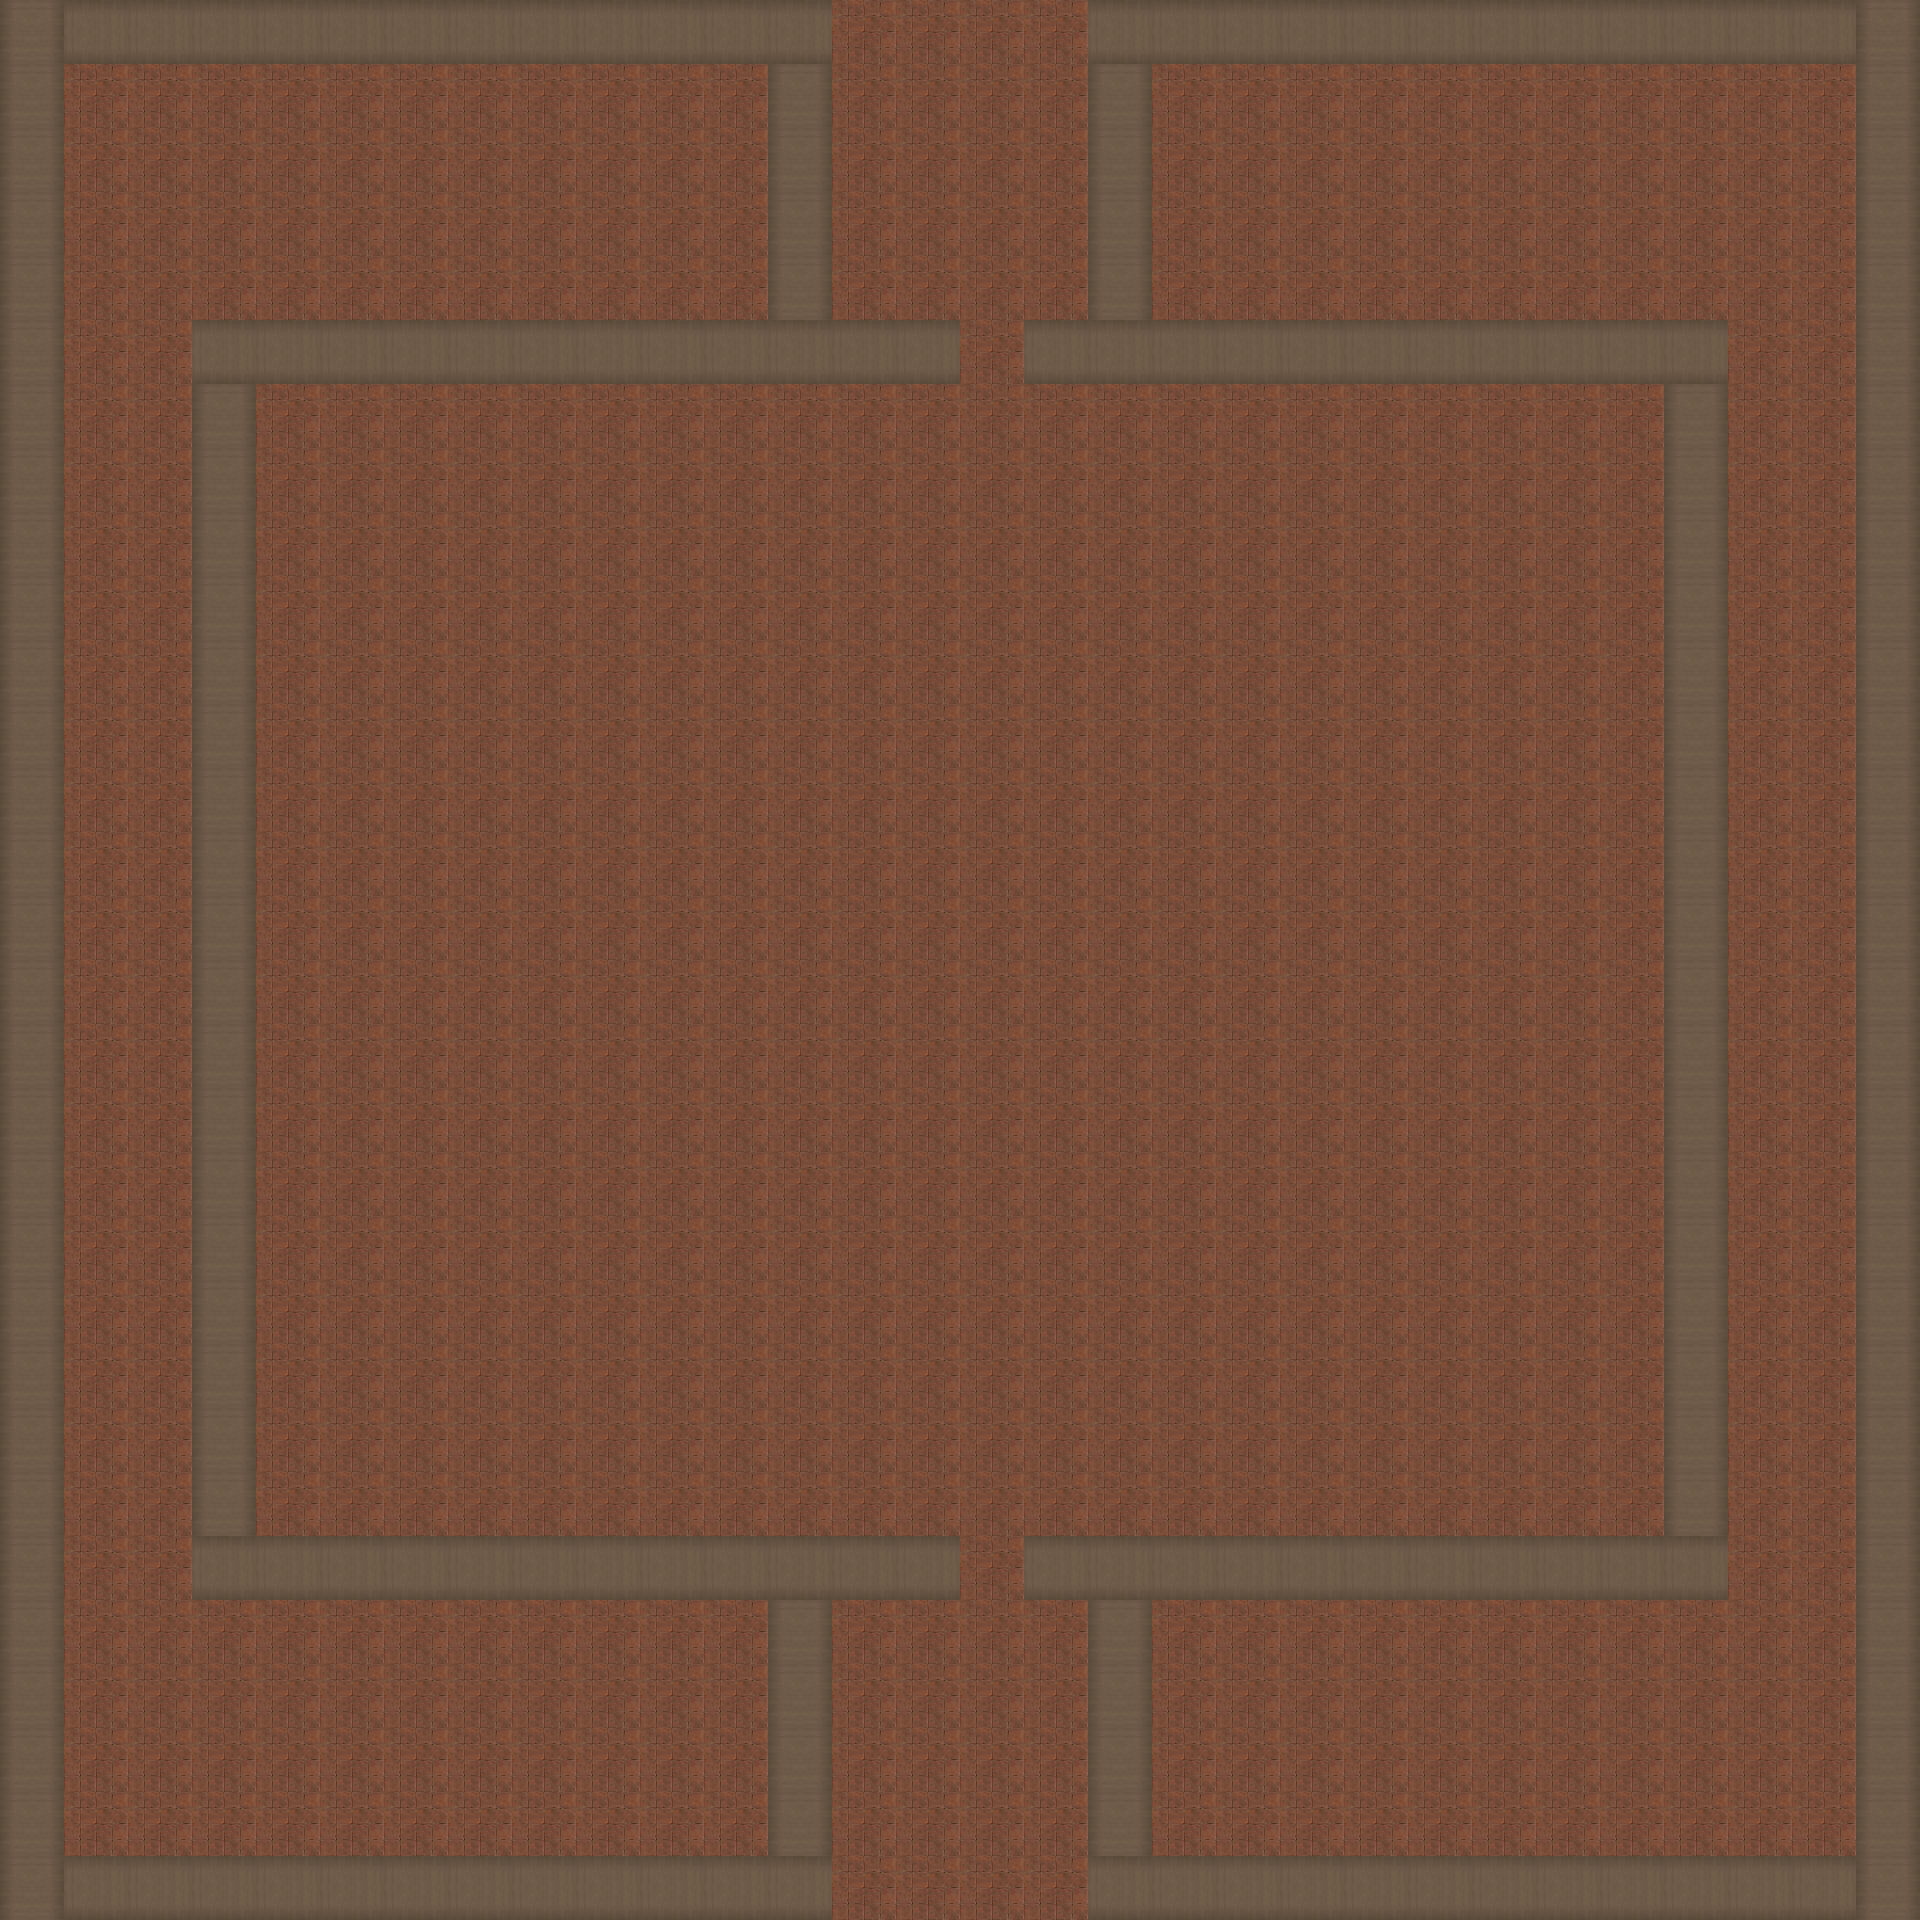

Rendered tile map (Tiled .tmx) drawn with the repository's tilesets; below, a short description and the map source with its tile grids summarised:
An orthogonal 30x30 tile map with 64x64 px tiles, 1 tile layer (Map) and 183 objects (18x Table1, 18x Table3, 17x Enemy, 16x Stair, 16x Table2, ...).

<map version="1.0" tiledversion="1.1.5" orientation="orthogonal" renderorder="right-down" width="30" height="30" tilewidth="64" tileheight="64" infinite="0" nextobjectid="225">
 <tileset firstgid="1" name="tileset" tilewidth="64" tileheight="64" tilecount="64" columns="8">
  <image source="tileset.png" width="512" height="512" />
 </tileset>
 <layer name="Map" width="30" height="30" locked="1">
  <data>[900 cells, 900 non-empty, 3 distinct tile ids]</data>
 </layer>
 <objectgroup name="MapObjects" locked="1">
  <object id="1" type="Switch" gid="52" x="1600" y="448" width="64" height="64" />
  <object id="2" type="Switch" gid="52" x="1600" y="1536" width="64" height="64" />
  <object id="3" type="Switch" gid="52" x="256" y="1536" width="64" height="64" />
  <object id="4" type="Switch" gid="52" x="256" y="448" width="64" height="64" />
  <object id="24" name="Door11" type="Switch" gid="52" x="1600" y="1152" width="64" height="64" />
  <object id="25" type="Switch" gid="52" x="1600" y="832" width="64" height="64" />
  <object id="26" type="Switch" gid="52" x="1280" y="1536" width="64" height="64" />
  <object id="27" type="Switch" gid="52" x="576" y="1536" width="64" height="64" />
  <object id="28" type="Switch" gid="52" x="256" y="1152" width="64" height="64" />
  <object id="29" type="Switch" gid="52" x="256" y="832" width="64" height="64" />
  <object id="30" type="Switch" gid="52" x="576" y="448" width="64" height="64" />
  <object id="31" type="Switch" gid="52" x="1280" y="448" width="64" height="64" />
  <object id="34" name="Door12" type="Switch" gid="52" x="1024" y="1664" width="64" height="64" />
  <object id="51" name="down" type="Stair" gid="41" x="832" y="1856" width="64" height="64" />
  <object id="52" name="down" type="Stair" gid="41" x="896" y="1856" width="64" height="64" />
  <object id="53" name="down" type="Stair" gid="41" x="960" y="1856" width="64" height="64" />
  <object id="54" name="down" type="Stair" gid="41" x="1024" y="1856" width="64" height="64" />
  <object id="55" name="down" type="Stair" gid="41" x="1024" y="1920" width="64" height="64" />
  <object id="56" name="down" type="Stair" gid="41" x="960" y="1920" width="64" height="64" />
  <object id="57" name="down" type="Stair" gid="41" x="896" y="1920" width="64" height="64" />
  <object id="58" name="down" type="Stair" gid="41" x="832" y="1920" width="64" height="64" />
  <object id="59" name="up" type="Stair" gid="41" x="832" y="64" width="64" height="64" />
  <object id="60" name="up" type="Stair" gid="41" x="896" y="64" width="64" height="64" />
  <object id="61" name="up" type="Stair" gid="41" x="960" y="64" width="64" height="64" />
  <object id="62" name="up" type="Stair" gid="41" x="1024" y="64" width="64" height="64" />
  <object id="63" name="up" type="Stair" gid="41" x="1024" y="128" width="64" height="64" />
  <object id="64" name="up" type="Stair" gid="41" x="960" y="128" width="64" height="64" />
  <object id="65" name="up" type="Stair" gid="41" x="896" y="128" width="64" height="64" />
  <object id="66" name="up" type="Stair" gid="41" x="832" y="128" width="64" height="64" />
  <object id="69" type="Table1" gid="45" x="1728" y="448" width="64" height="64" />
  <object id="70" type="Table1" gid="45" x="1728" y="512" width="64" height="64" />
  <object id="71" type="Table1" gid="45" x="1728" y="576" width="64" height="64" />
  <object id="72" type="Table1" gid="45" x="1728" y="640" width="64" height="64" />
  <object id="73" type="Table1" gid="45" x="1728" y="704" width="64" height="64" />
  <object id="74" type="Table1" gid="45" x="1728" y="768" width="64" height="64" />
  <object id="75" type="Table1" gid="45" x="1728" y="832" width="64" height="64" />
  <object id="76" type="Table1" gid="45" x="1728" y="896" width="64" height="64" />
  <object id="77" type="Table1" gid="45" x="1728" y="1024" width="64" height="64" />
  <object id="78" type="Table1" gid="45" x="1728" y="960" width="64" height="64" />
  <object id="79" type="Table1" gid="45" x="1728" y="1088" width="64" height="64" />
  <object id="80" type="Table1" gid="45" x="1728" y="1152" width="64" height="64" />
  <object id="81" type="Table1" gid="45" x="1728" y="1216" width="64" height="64" />
  <object id="82" type="Table1" gid="45" x="1728" y="1280" width="64" height="64" />
  <object id="83" type="Table1" gid="45" x="1728" y="1344" width="64" height="64" />
  <object id="84" type="Table1" gid="45" x="1728" y="1408" width="64" height="64" />
  <object id="85" type="Table1" gid="45" x="1728" y="1472" width="64" height="64" />
  <object id="86" type="Table1" gid="45" x="1728" y="1536" width="64" height="64" />
  <object id="87" type="Table3" gid="44" x="128" y="448" width="64" height="64" />
  <object id="88" type="Table3" gid="44" x="128" y="512" width="64" height="64" />
  <object id="89" type="Table3" gid="44" x="128" y="576" width="64" height="64" />
  <object id="90" type="Table3" gid="44" x="128" y="640" width="64" height="64" />
  <object id="91" type="Table3" gid="44" x="128" y="704" width="64" height="64" />
  <object id="92" type="Table3" gid="44" x="128" y="768" width="64" height="64" />
  <object id="93" type="Table3" gid="44" x="128" y="832" width="64" height="64" />
  <object id="94" type="Table3" gid="44" x="128" y="896" width="64" height="64" />
  <object id="96" type="Table3" gid="44" x="128" y="960" width="64" height="64" />
  <object id="97" type="Table3" gid="44" x="128" y="1024" width="64" height="64" />
  <object id="98" type="Table3" gid="44" x="128" y="1088" width="64" height="64" />
  <object id="99" type="Table3" gid="44" x="128" y="1152" width="64" height="64" />
  <object id="100" type="Table3" gid="44" x="128" y="1216" width="64" height="64" />
  <object id="101" type="Table3" gid="44" x="128" y="1280" width="64" height="64" />
  <object id="102" type="Table3" gid="44" x="128" y="1344" width="64" height="64" />
  <object id="103" type="Table3" gid="44" x="128" y="1408" width="64" height="64" />
  <object id="104" type="Table3" gid="44" x="128" y="1472" width="64" height="64" />
  <object id="105" type="Table3" gid="44" x="128" y="1536" width="64" height="64" />
  <object id="107" type="Table2" gid="42" x="256" y="320" width="64" height="64" />
  <object id="108" type="Table2" gid="42" x="320" y="320" width="64" height="64" />
  <object id="109" type="Table2" gid="42" x="384" y="320" width="64" height="64" />
  <object id="110" type="Table2" gid="42" x="512" y="320" width="64" height="64" />
  <object id="111" type="Table2" gid="42" x="448" y="320" width="64" height="64" />
  <object id="112" type="Table2" gid="42" x="640" y="320" width="64" height="64" />
  <object id="113" type="Table2" gid="42" x="576" y="320" width="64" height="64" />
  <object id="114" type="Table2" gid="42" x="704" y="320" width="64" height="64" />
  <object id="115" type="Table2" gid="42" x="1152" y="320" width="64" height="64" />
  <object id="116" type="Table2" gid="42" x="1216" y="320" width="64" height="64" />
  <object id="117" type="Table2" gid="42" x="1344" y="320" width="64" height="64" />
  <object id="118" type="Table2" gid="42" x="1280" y="320" width="64" height="64" />
  <object id="119" type="Table2" gid="42" x="1408" y="320" width="64" height="64" />
  <object id="120" type="Table2" gid="42" x="1472" y="320" width="64" height="64" />
  </objectgroup>
 <objectgroup name="Walls" locked="1">
  <!-- 84 objects omitted --></objectgroup>
 <objectgroup name="Spawns" locked="1">
  <!-- 68 objects omitted --></objectgroup>
 <objectgroup name="EnemyPaths" locked="1" />
 <objectgroup name="NavMesh" visible="0" locked="1">
  <!-- 49 objects omitted --></objectgroup>
 <objectgroup name="NavMeshNodes" locked="1">
  <!-- 44 objects omitted --></objectgroup>
 <objectgroup name="NavMeshEdges">
  <!-- 24 objects omitted --></objectgroup>
</map>
<!-- 104 of 183 objects omitted -->